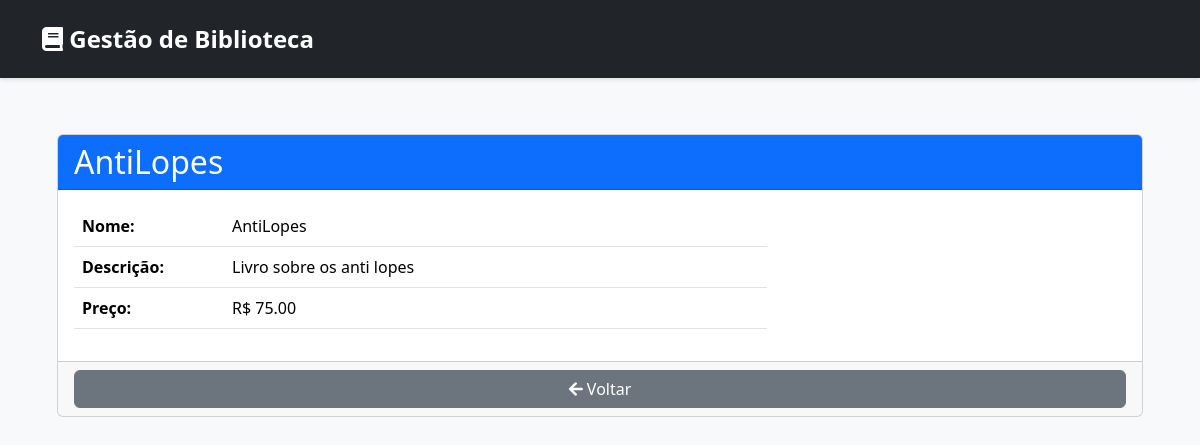
Page /products/view/6 on the committed database.
### products/models.py (models this page shows, shortened)
class Product(models.Model):
    name = models.CharField('Name', max_length=100)
    description = models.TextField('Description', blank=True)
    price = models.DecimalField('Price', decimal_places=2, max_digits=8)
    created = models.DateTimeField('Created', auto_now_add=True)
    changed = models.DateTimeField('Changed', auto_now=True)
    available = models.BooleanField(default=True)
    STATUS_CHOICES = [
        ('disponivel', 'Disponível'),
        ('emprestado', 'Emprestado'),
        ('em_manutencao', 'Em Manutenção'),
        ('indisponivel', 'Indisponível'),
    ]
    status = models.CharField(
        max_length=20,
        choices=STATUS_CHOICES,
        default='disponivel'
    )
    class Meta:
        ordering = ['name']

### products/views.py (the view)
# urls.py: path('view/<int:pk>', views.ProductDetail.as_view(), name='product_view'),
class ProductDetail(DetailView):
    model = Product

### products/templates/products/product_detail.html (shortened to what this page needs)
{% extends 'products/base.html' %}
{% block content %}
<div class="container mt-4">
    <div class="card">
        <div class="card-header bg-primary text-white">
            <h2 class="mb-0">{{ object.name }}</h2>
        </div>
        <div class="card-body">
            <div class="row">
                <div class="col-md-8">
                    <table class="table">
                        <tbody>
                            <tr>
                                <th width="150">Nome:</th>
                                <td>{{ object.name }}</td>
                            </tr>
                            <tr>
                                <th>Descrição:</th>
                                <td>{{ object.description }}</td>
                            </tr>
                            <tr>
                                <th>Preço:</th>
                                <td>R$ {{ object.price }}</td>
                            </tr>
                        </tbody>
                    </table>
                </div>
            </div>
        </div>
        <div class="card-footer">
            <div class="btn-group" role="group">
                <a href="{% url 'product_list' %}" class="btn btn-secondary">
                    <i class="fas fa-arrow-left"></i> Voltar
                </a>
            </div>
        </div>
    </div>
</div>
{% endblock %}

### static/css/style.css (style rules this page uses)
body { background-color: #f8f9fa; font-family: 'Segoe UI', Tahoma, Geneva, Verdana, sans-serif; }
.btn-group { display: flex; width: 100%; gap: 1rem; }

### rows in the picture
Product: name "AntiLopes", description "Livro sobre os anti lopes", price "75.00"
